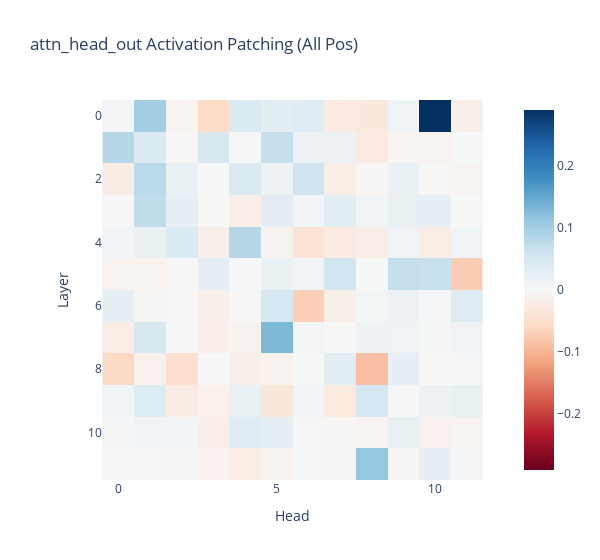

Write notebook code for a chart like this one.
### Code cell
fig = imshow(
    act_patch_attn_head_out_all_pos,
    labels={"y": "Layer", "x": "Head"},
    title="attn_head_out Activation Patching (All Pos)",
    width=600
)

### Figure 1 — Plotly figure (JSON) as saved in the notebook; plotly's stock layout.template omitted (floating-point values rounded to 4 significant figures; data arrays with more than 128 entries replaced by an {"elided": "..."} marker saying what was removed)
{"data": [{"coloraxis": "coloraxis", "hovertemplate": "Head: %{x}<br>Layer: %{y}<br>color: %{z}<extra></extra>", "name": "0", "type": "heatmap", "xaxis": "x", "yaxis": "y", "z": {"elided": "12x12 float values"}}], "layout": {"coloraxis": {"cmid": 0, "colorscale": [[0, "rgb(103,0,31)"], [0.1, "rgb(178,24,43)"], [0.2, "rgb(214,96,77)"], [0.3, "rgb(244,165,130)"], [0.4, "rgb(253,219,199)"], [0.5, "rgb(247,247,247)"], [0.6, "rgb(209,229,240)"], [0.7, "rgb(146,197,222)"], [0.8, "rgb(67,147,195)"], [0.9, "rgb(33,102,172)"], [1, "rgb(5,48,97)"]]}, "title": {"text": "attn_head_out Activation Patching (All Pos)"}, "width": 600, "xaxis": {"anchor": "y", "constrain": "domain", "domain": [0, 1], "scaleanchor": "y", "title": {"text": "Head"}}, "yaxis": {"anchor": "x", "autorange": "reversed", "constrain": "domain", "domain": [0, 1], "title": {"text": "Layer"}}}}
